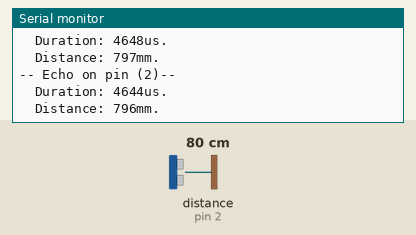
Recording of a sketch running on a simulated Arduino Uno, built with avr-gcc and run on an emulated ATmega328P. Shown: the last lines printed to the serial monitor. Wiring (inferred from the names in the program): ultrasonic range finder: trigger pin 11; echo pin 2. The test bench sets the inputs (shaded band); at power-on: distance to the obstacle (sensor on pin 2) 80 cm. The echo pulse lasts 58.3 µs per cm.

Above: at 1.2 s.
1.3 s: distance to the obstacle (sensor on pin 2) set to 2 cm
At 1.57 s:
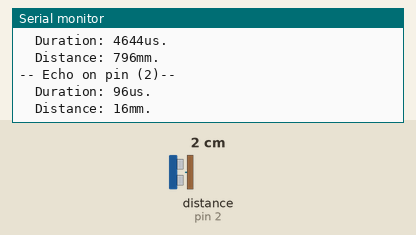
2.8 s: distance to the obstacle (sensor on pin 2) set to 4 cm
At 2.97 s:
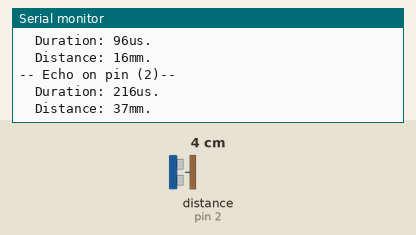
Timing chart, 0 to 5.8 s (numbered marks = the images above; inputs shaded):
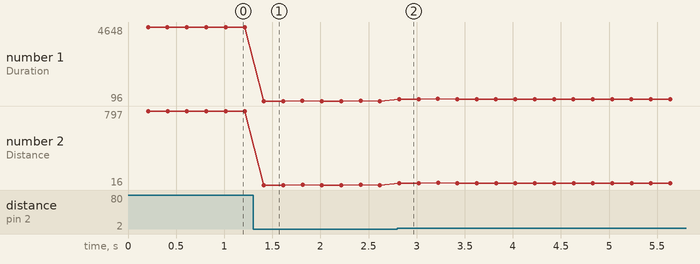

Measured:
- after the input at 1.3 s, the serial monitor: prints a new line after 0.11 s (image 1)
- after the input at 2.8 s, the serial monitor: prints a new line at once (image 2)
- plotted number 1: 4644 → 96 after the input at 1.3 s, 96 → 212 after the input at 2.8 s
- plotted number 2: 796 → 16 after the input at 1.3 s, 16 → 36 after the input at 2.8 s

The sketch:

IndividualSensors_Test.ino
```cpp
#define PIN_TRIG_FL 11
#define PIN_ECHO_FL 2

#define PIN_TRIG_FR 9
#define PIN_ECHO_FR 19

#define PIN_TRIG_R 13
#define PIN_ECHO_R 3

#define US2CM(x) 0.343*x/2

long timeOfLastTrig = 0;
const int INTERVAL = 200;

long timer;
long duration;
int distance;

void setup()
{
  Serial.begin(115200);
  Serial.println("Starting...");

  pinMode(PIN_TRIG_FL, OUTPUT);
  pinMode(PIN_ECHO_FL, INPUT);
  digitalWrite(PIN_TRIG_FL, LOW);

  /*
  pinMode(PIN_TRIG_FR, OUTPUT);
  pinMode(PIN_ECHO_FR, INPUT);
  digitalWrite(PIN_TRIG_FR, LOW);
  */

  attachInterrupt(digitalPinToInterrupt(PIN_ECHO_FL), timeEcho<PIN_ECHO_FL>, CHANGE);
  //attachInterrupt(digitalPinToInterrupt(PIN_ECHO_FR), timeEcho<PIN_ECHO_FR>, CHANGE);
}

void loop()
{
  if(millis() - timeOfLastTrig > INTERVAL)
  {
    digitalWrite(PIN_TRIG_FL, HIGH);
    //digitalWrite(PIN_TRIG_FR, HIGH);
    delayMicroseconds(10);
    digitalWrite(PIN_TRIG_FL, LOW);
    //digitalWrite(PIN_TRIG_FR, LOW);
    timeOfLastTrig = millis();
  }
}

template<int PIN>
void timeEcho()
{
  if(digitalRead(PIN) == HIGH) {
    timer = micros();
  }else{
    duration = micros() - timer;
    distance = US2CM(duration);
    Serial.print("-- Echo on pin ("); Serial.print(PIN); Serial.println(")--");
    Serial.print("\tDuration: "); Serial.print(duration); Serial.println("us.");
    Serial.print("\tDistance: "); Serial.print(distance); Serial.println("mm.\n");
  }
}
```
